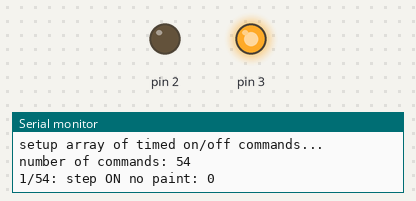
A sketch run on a simulated Arduino Nano, built with avr-gcc and run on an emulated ATmega328P. On the bench: output pins drawn as LEDs (lit = HIGH), the last lines printed to the serial monitor.

Above: at 0.3 s.
At 20.2 s:
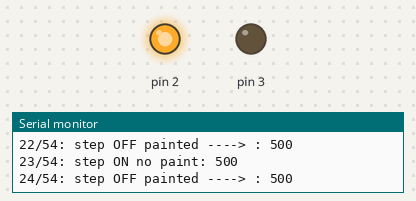
Timing chart, 0 to 22.1 s (numbered marks = the images above):
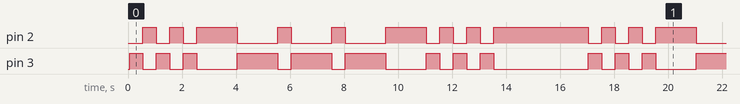

Measured:
- by itself, pin 3: repeats every 17.0 s: 2 × (LOW 0.50 s, HIGH 0.50 s), LOW 1.5 s, 2 × (HIGH 1.5 s, LOW 0.50 s), HIGH 1.5 s, LOW 1.5 s, 2 × (HIGH 0.50 s, LOW 0.50 s), HIGH 0.50 s, LOW 3.5 s, HIGH 0.50 s, until it stays LOW from 47.5 s
- by itself, pin 2: repeats every 17.0 s: LOW 0.50 s, HIGH 0.50 s, LOW 0.50 s, HIGH 1.5 s, 2 × (LOW 1.5 s, HIGH 0.50 s), LOW 1.5 s, HIGH 1.5 s, 2 × (LOW 0.50 s, HIGH 0.50 s), LOW 0.50 s, HIGH 3.5 s, LOW 0.50 s, HIGH 0.50 s, until it stays HIGH from 47.5 s
- by itself, everything shown: repeats every 17.0 s, in 18 steps

The sketch:

StepperTest.ino
```cpp
// Basic yarn-painting machine

// Writes a pattern defined in an array of on/off time codes

// Circuit: Red to Ground, Orange to D2, Yellow to D3

const int maxCmds = 300; // Arduino Nano size limits us to no more than 300 or so long commands, 600 int
unsigned long slitCmds[maxCmds]; // TODO: this size should be checked for

const int interval = 500; // the basic element of time in milliseconds
int count = 0; // this counts the commands
unsigned long curTime = 0; // just used to calculate times for array

// this is just testing code to fill the array with a pattern
// the actual pattern to be painted should be calculated upstream
void setupTimes() {
  Serial.print("basic interval of time in milliseconds: ");
  Serial.println(interval);
  Serial.println("setup array of timed on/off commands...");
  // print SOS twice
  morseSOS();
  morseSOS();
  morseSOS();
  Serial.print("number of commands: ");
  Serial.println(count);

  for (int i = 0; i < count; i++) {
    //Serial.println(slitCmds[i]);
  }
}
void dot() {
  paintSymbol(1);
}
void dash() {
  paintSymbol(3);
}
void paintSymbol(int duration) {
  if (count < maxCmds - 2) {
    slitCmds[count] = curTime; count++;
    curTime += interval * duration;
    slitCmds[count] = curTime; count++;
    symbolSpace();
  } else {
    Serial.println("ignoring, max number of commands exceeded!");
  }
}
void symbolSpace() {
  curTime += interval * 1;
}
void letterSpace() {
  curTime += interval * 2;
}
void wordSpace() {
  curTime += interval * 4;
}
void morseSOS() {
  // Morse code S O S
  dot(); dot(); dot();    letterSpace(); // S
  dash(); dash(); dash(); letterSpace(); // O
  dot(); dot(); dot();    letterSpace(); // S
  wordSpace();
}

// This is the real painting code:
// paint according to an array of on/off timecodes

int slitCmdIndex = 0;
unsigned long tInitial = millis();
unsigned long curPaintOn = 0;
unsigned long curPaintOff = 0;

void setup() {
  // initialize the serial port:
  Serial.begin(9600);
  setupTimes(); // this is only for testing: the pattern to be painted should be calculated upstream
  pinMode(2, OUTPUT);
  pinMode(3, OUTPUT);
  tInitial = millis();
}

void loop() {
  unsigned long t = millis() - tInitial; // relative time
  if (slitCmdIndex < count) {
    if (t >= slitCmds[slitCmdIndex]) {
      if ((slitCmdIndex % 2) == 0) {
        stepOn();  // turn paint on if not already on
        Serial.print("no paint: ");
        Serial.println(t - curPaintOff);
        curPaintOn = t;
      } else {
        stepOff(); // turn off if not already off
        Serial.print("painted ----> : ");
        Serial.println(t - curPaintOn);
        curPaintOff = t;
      }
      slitCmdIndex++;
    }
  } else {
    // we executed all the commands in the array
    Serial.println("done painting!");
    delay(60000);
  }
}

void stepOn() {
  logCount();
  Serial.print("step ON ");
  digitalWrite(2,  LOW);
  digitalWrite(3, HIGH);
}
void stepOff() {
  logCount();
  Serial.print("step OFF ");
  digitalWrite(2, HIGH);
  digitalWrite(3,  LOW);
}

void logCount() {
  Serial.print(slitCmdIndex+1);
  Serial.print("/");
  Serial.print(count);
  Serial.print(": ");
}
```
